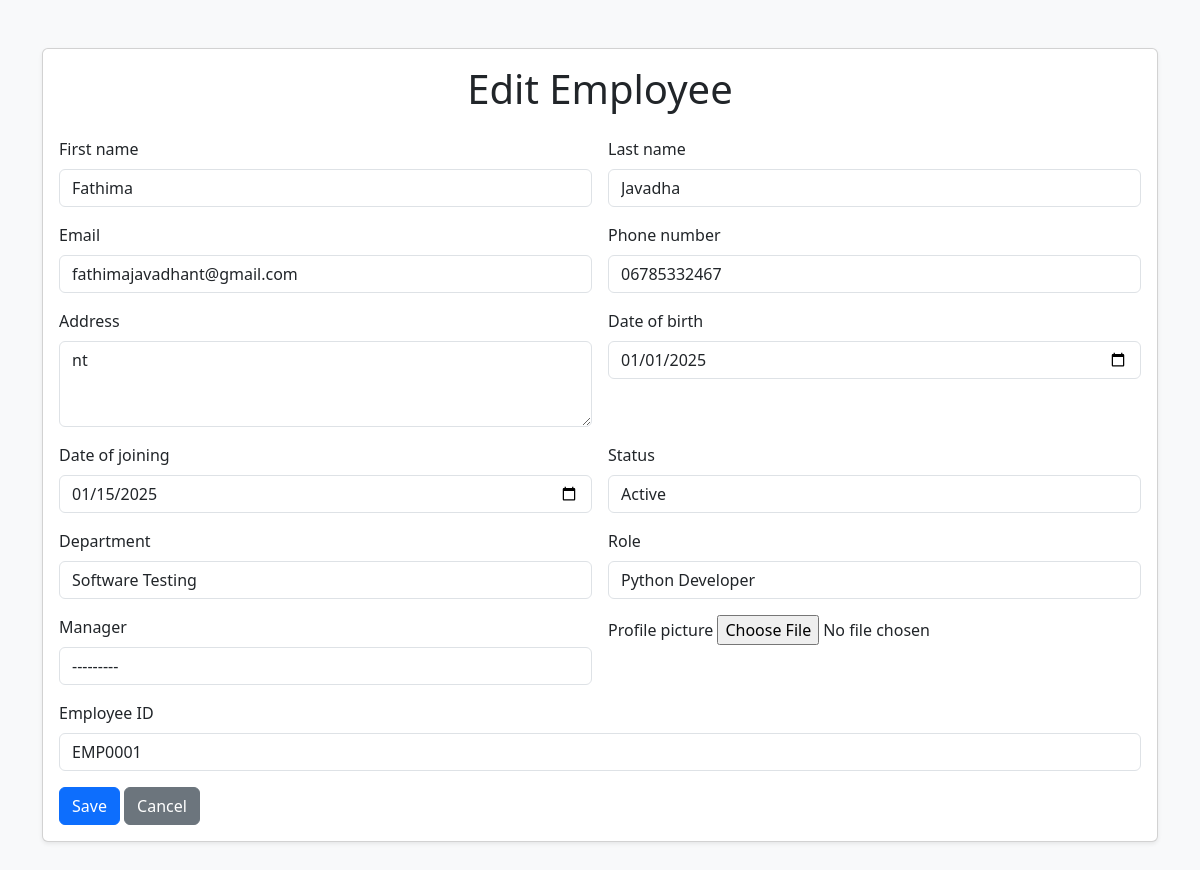
The app's page /employee_management/employees/9/edit/ (signed in) with its own data.
### employee_management/models.py (models this page shows, shortened)
class Employee(models.Model):
    STATUS_CHOICES = [
        ('Active', 'Active'),
        ('Probation', 'Probation'),
        ('Terminated', 'Terminated'),
        ('Retired', 'Retired'),
    ]
    employee_id = models.CharField(max_length=10, unique=True, blank=True, null=True)
    first_name = models.CharField(max_length=100)
    last_name = models.CharField(max_length=100)
    email = models.EmailField(unique=True)
    phone_number = models.CharField(max_length=15, blank=True, null=True)
    address = models.TextField(null=True, blank=True)
    date_of_birth = models.DateField(blank=True, null=True)
    date_of_joining = models.DateField()
    status = models.CharField(max_length=20, choices=STATUS_CHOICES, default='Active')
    department = models.ForeignKey(Department, on_delete=models.SET_NULL, null=True, related_name='employees')
    role = models.ForeignKey(Role, on_delete=models.SET_NULL, null=True, related_name='employees')
    manager = models.ForeignKey('self', on_delete=models.SET_NULL, null=True, blank=True, related_name='subordinates')
    profile_picture = models.ImageField(upload_to='profile_pictures/', blank=True, null=True)
    created_at = models.DateTimeField(auto_now_add=True)
    updated_at = models.DateTimeField(auto_now=True)
    basic_salary=models.IntegerField(default=50000)
    def __str__(self):
        return f"{self.first_name} {self.last_name}"

### employee_management/views.py (the view)
# urls.py: path('employees/<int:pk>/edit/', views.employee_update, name='employee_update'),
@login_required
@permission_required('employee_management.employee_update', raise_exception=True)
def employee_update(request, pk):
    employee = get_object_or_404(Employee, pk=pk)
    if request.method == "POST":
        form = EmployeeForm(request.POST, request.FILES, instance=employee)
        if form.is_valid():
            form.save()
            return redirect('employee_management:employee_list')
    else:
        form = EmployeeForm(instance=employee)
    return render(request, 'employee_management/employee_form.html', {'form': form})

### employee_management/models.py (called while the page is built)
    def __str__(self):
        return self.name

    def __str__(self):
        return self.title

### employee_management/templates/employee_management/employee_form.html (shortened to what this page needs)
<!DOCTYPE html>
<html lang="en">
<head>
    <link href="https://cdn.jsdelivr.net/npm/bootstrap@5.3.0/dist/css/bootstrap.min.css" rel="stylesheet">
</head>
<body class="bg-light">
    <div class="container my-5">
        <div class="card shadow-sm">
            <div class="card-body">
                <h1 class="card-title text-center mb-4">{{ form.instance.pk|yesno:"Edit Employee,Add Employee" }}</h1>
                <form method="post" enctype="multipart/form-data" class="row g-3">
                    {% for field in form %}
                    <div class="col-md-6">
                        <div class="form-group">
                            <label for="{{ field.id_for_label }}" class="form-label">{{ field.label }}</label>
                            {{ field }}
                        </div>
                    </div>
                    {% endfor %}
                    {% if form.instance.employee_id %}
                    <div class="col-md-12 mt-3">
                        <div class="form-group">
                            <label for="employee_id" class="form-label">Employee ID</label>
                            <input type="text" id="employee_id" class="form-control" value="{{ form.instance.employee_id }}" readonly>
                        </div>
                    </div>
                    {% endif %}
                    <div class="col-12">
                        <button type="submit" class="btn btn-primary">Save</button>
                        <a href="{% url 'employee_management:employee_list' %}" class="btn btn-secondary">Cancel</a>
                    </div>
                </form>
            </div>
        </div>
    </div>
</body>
</html>

### records on screen
Employee: instance.pk "Edit Employee", form "Fathima" "Javadha" "fathimajavadhant@gmail.com" "06785332467" "nt" "01/01/2025" "01/15/2025" "Active" "Software Testing" "Python Developer" "---------", instance.employee_id "EMP0001"

### other values on screen
{{ field.label }} "First name" "Last name" "Email" "Phone number" "Address" "Date of birth" "Date of joining" "Status" "Department" "Role" "Manager" "Profile picture"
